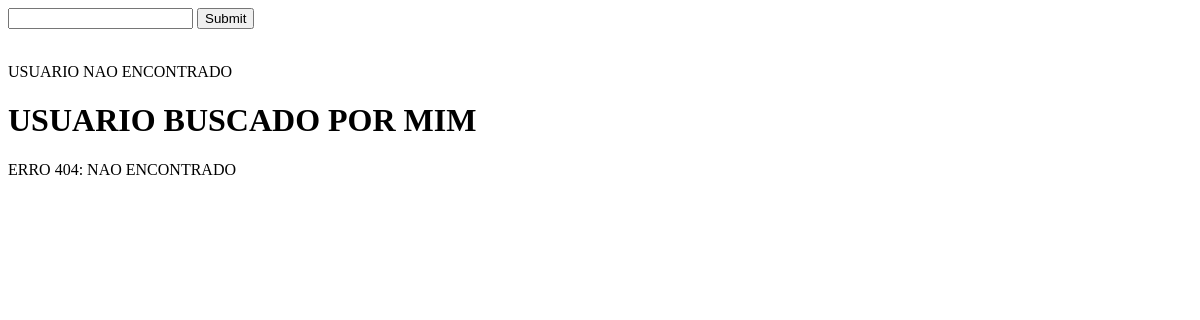
Before: /php/testebusca.php?nome=Abel with the older database file.
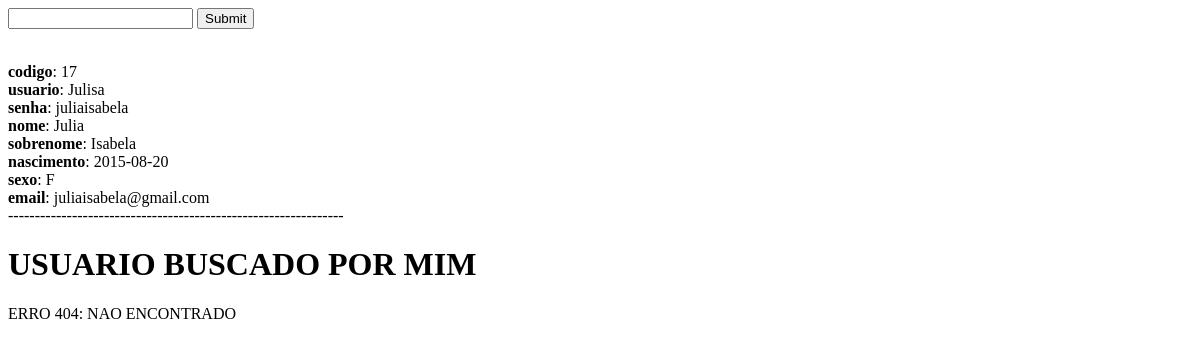
After: the same page with the newer database file.
### tables this page shows
CREATE TABLE `dono` (
  `codigo` int(11) NOT NULL,
  `usuario` varchar(255) NOT NULL,
  `senha` varchar(255) NOT NULL,
  `nome` varchar(255) NOT NULL,
  `sobrenome` varchar(255) NOT NULL,
  `nascimento` date NOT NULL,
  `sexo` varchar(15) DEFAULT NULL,
  `email` varchar(255) NOT NULL
);

### php/ModelDono.php (called while the page is built, shortened)
<?php
require_once("Conexao.php");
class ModelDono{
	private $conex;
	function __construct(){
		$this->conex=new Conexao();
	}
	public function buscarUsuario($termo){
		$resultado=$this->conex->getConnection()->prepare("select * from dono where nome like ? or sobrenome like ?");
		$resultado->bindValue(1,"%".$termo."%");
		$resultado->bindValue(2,"%".$termo."%");
		$resultado->execute();
		$arr = array();
		if($resultado->rowCount() > 0){
			while($linha=$resultado->fetch(PDO::FETCH_ASSOC)){
				array_push($arr,$linha);
			}
		}
		else{
			$arr = self::NO_RESULTS;
		}
		return $arr;
	}
	public function exibirDadosUsuario($usuario){
		$resultado=$this->conex->getConnection()->prepare("select * from dono where usuario=?");
		$resultado->bindValue(1,$usuario);
		$resultado->execute();
		if($resultado->rowCount() > 0){
			while($linha=$resultado->fetch(PDO::FETCH_ASSOC)){
				return $linha;
			}
		}
		else{
			return self::NO_RESULTS;
		}
	}
}
?>

### php/Conexao.php (called while the page is built)
<?php
class Conexao
{
	private $con;
	function __construct()
	{
		try
		{
			$this->con = new PDO("mysql:host=localhost; dbname=bdanimalnet;charset=utf8","root","");
		}
		catch(PDOException $e)
		{
			echo "erro".$e->getMessage();
		}
	}
	function getConnection()
	{
		return $this->con;
	}
}

### php/testebusca.php (the view, shortened to what this page needs)
<?php
require_once("ModelDono.php");
$donoDao=new ModelDono();
?>
<html>
	<head>
	</head>
	<body>
		<form action="testebusca.php" method="GET">
			<input type="text" name="nome" />
			<input type="submit" />
		</form>
		<?php
		if(!empty($_GET)){
			$resultado=$donoDao->buscarUsuario($_GET["nome"]);
			switch($resultado){
				case ModelDono::NO_RESULTS:
					echo "<br> USUARIO NAO ENCONTRADO";
					break;
				default:
					foreach($resultado as $index){
						echo "<br> <b>codigo</b>: ".$index["codigo"];
						echo "<br> <b>usuario</b>: ".$index["usuario"];
						echo "<br> <b>senha</b>: ".$index["senha"];
						echo "<br> <b>nome</b>: ".$index["nome"];
						echo "<br> <b>sobrenome</b>: ".$index["sobrenome"];
						echo "<br> <b>nascimento</b>: ".$index["nascimento"];
						echo "<br> <b>sexo</b>: ".$index["sexo"];
						echo "<br> <b>email</b>: ".$index["email"];
						echo "<br>---------------------------------------------------------------<br>";
					}
					break;
			}
		}
		echo "<h1>USUARIO BUSCADO POR MIM</h1>";
		$index = $donoDao->exibirDadosUsuario("user2");
		if($index==ModelDono::NO_RESULTS)
			echo "ERRO 404: NAO ENCONTRADO";
		?>
	</body>
</html>

Changed rows visible on the page:
added dono: codigo "17", usuario "Julisa", senha "juliaisabela", nome "Julia", sobrenome "Isabela", nascimento "2015-08-20", sexo "F", email "juliaisabela@gmail.com"
Other visible differences:
text no longer shown: "USUARIO NAO ENCONTRADO"
